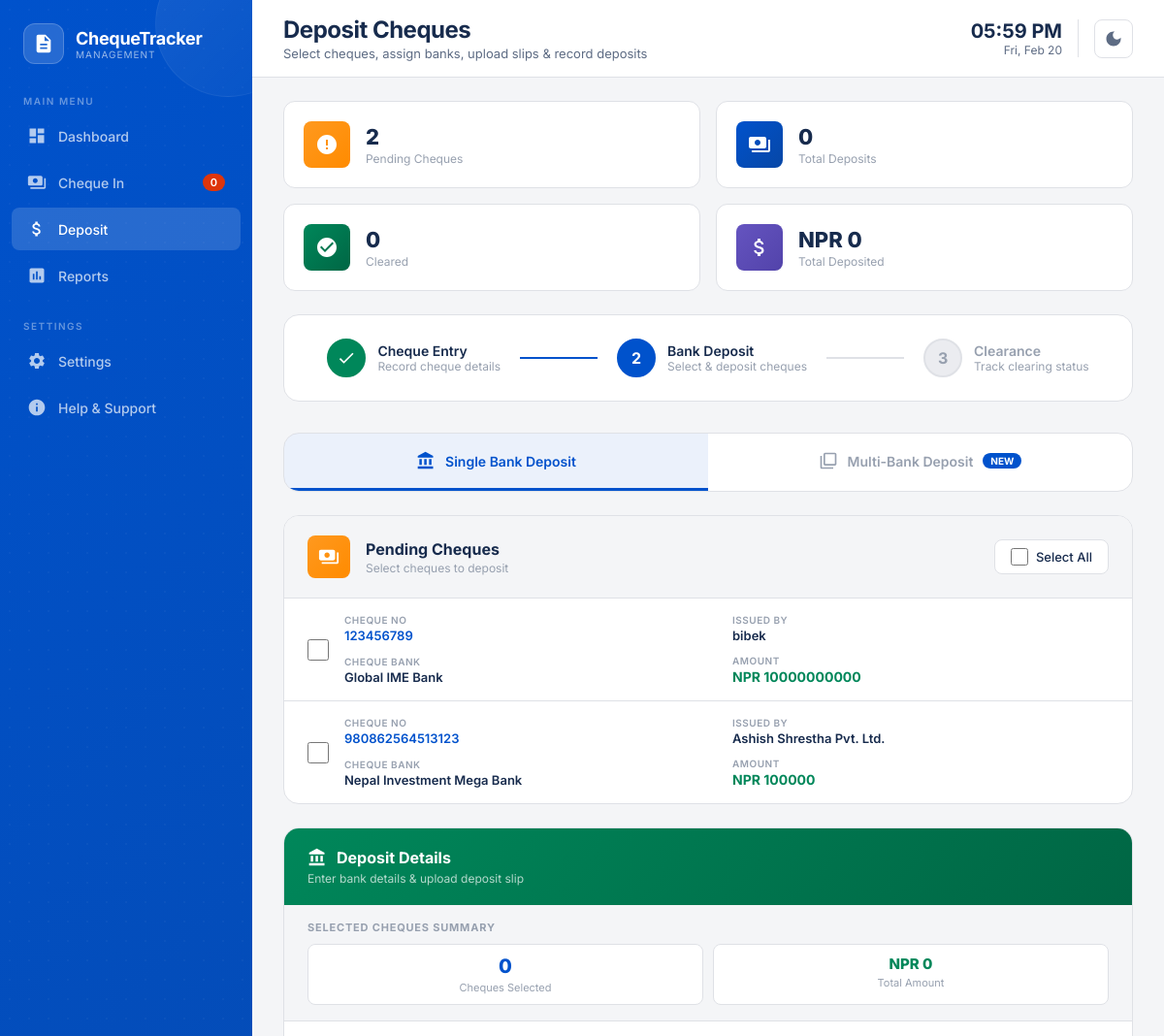
The page /deposit/ (signed in, upper part) on the database as committed earlier.
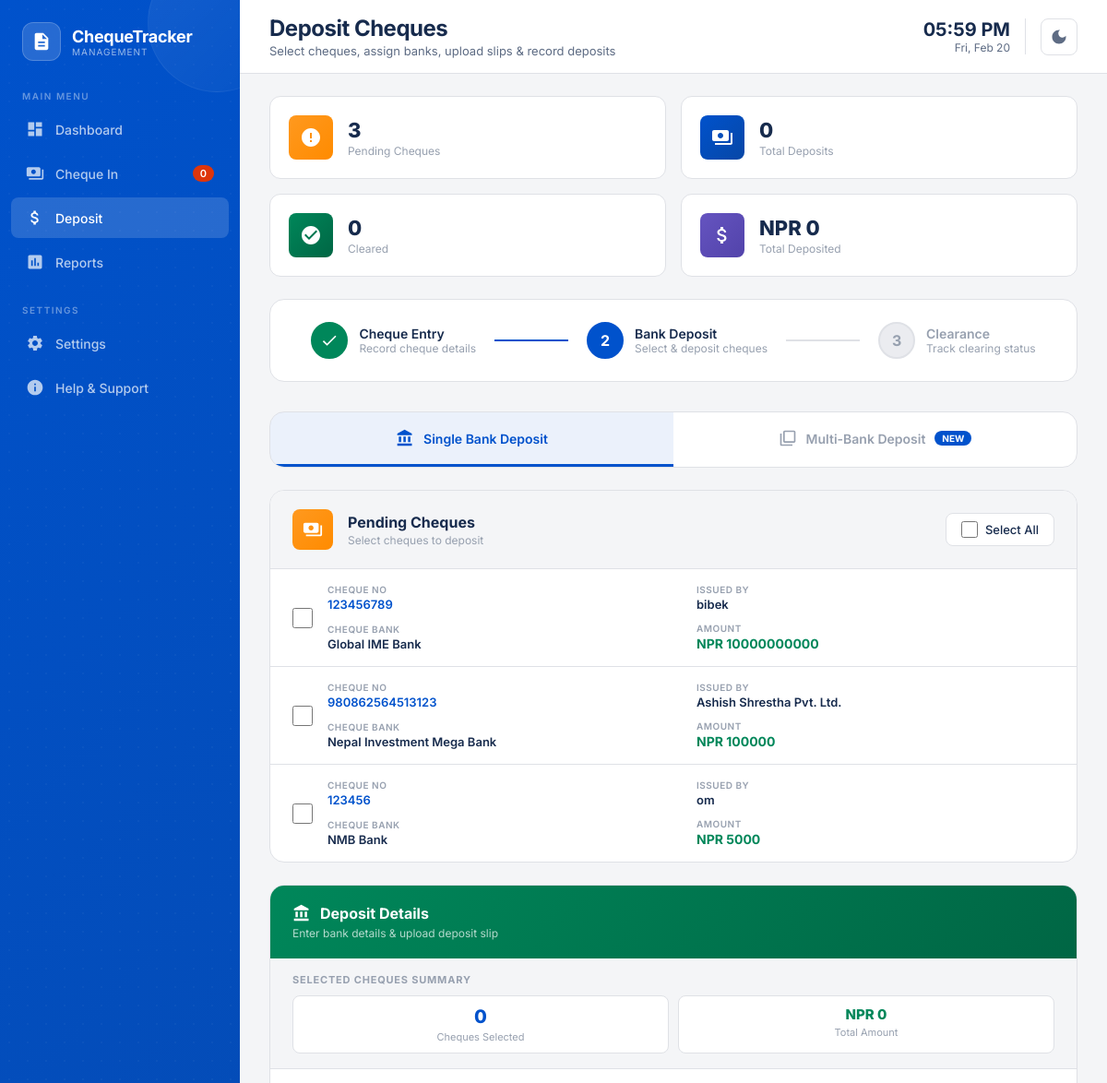
The same page on the database as committed later.
### main_app/models.py (models this page shows, shortened)
class cheque_details(models.Model):
     cheque_number = models.CharField(max_length=200)
     cheque_date=models.CharField(max_length=200)
     cheque_bank=models.CharField(max_length=200)
     account_name=models.CharField(max_length=200)
     payee_name=models.CharField(max_length=200)
     cheque_amount=models.CharField(max_length=200)
     remarks=models.CharField(max_length=200)

### main_app/views.py (the view)
# urls.py: path("deposit/",views.deposit_home,name="deposit"),
@login_required
def deposit_home(request):
    available_cheque=cheque_details.objects.all()
    cheque_deposits=cheque_deposit.objects.all()
    return render(request,"Deposit.html",{"available_cheque":available_cheque,"cheque_deposits":cheque_deposits})

### template/Deposit.html (shortened to what the changed rows need)
<!DOCTYPE html>
<html lang="en">
<head>
</head>
<body>
    <div class="main-wrapper">
        <header class="header">
            <div class="header-left">
                <h1 class="header-title">Deposit Cheques</h1>
            </div>
        </header>
        <main class="main-content">
            <div class="quick-stats">
                <div class="quick-stat-card">
                    <div class="quick-stat-content"><h4 id="statPending">{{ available_cheque|length }}</h4><p>Pending Cheques</p></div>
                </div>
            </div>
            <div class="content-layout">
                <div class="pending-cheques-section">
                    <div class="cheque-list" id="chequeList">
                        {% if available_cheque %}
                            {% for cheque in available_cheque %}
                            <div class="cheque-item"
                                 data-id="{{ cheque.id }}"
                                 data-cheque-no="{{ cheque.cheque_number }}"
                                 data-account-name="{{ cheque.account_name }}"
                                 data-cheque-bank="{{ cheque.cheque_bank }}"
                                 data-amount="{{ cheque.cheque_amount }}"
                                 onclick="toggleChequeSelection(this)">
                                <input type="checkbox" class="cheque-checkbox" onclick="event.stopPropagation()">
                                <div class="cheque-info">
                                    <div class="cheque-detail">
                                        <span class="cheque-detail-label">Cheque No</span>
                                        <span class="cheque-detail-value highlight">{{ cheque.cheque_number }}</span>
                                    </div>
                                    <div class="cheque-detail">
                                        <span class="cheque-detail-label">Issued By</span>
                                        <span class="cheque-detail-value">{{ cheque.account_name }}</span>
                                    </div>
                                    <div class="cheque-detail">
                                        <span class="cheque-detail-label">Cheque Bank</span>
                                        <span class="cheque-detail-value">{{ cheque.cheque_bank }}</span>
                                    </div>
                                    <div class="cheque-detail">
                                        <span class="cheque-detail-label">Amount</span>
                                        <span class="cheque-detail-value amount">NPR {{ cheque.cheque_amount }}</span>
                                    </div>
                                </div>
                            </div>
                            {% endfor %}
                        {% endif %}
                    </div>
                </div>
            </div>
        </main>
    </div>
</body>
</html>

Rows that differ between the two databases and show on the page:
added cheque_details: cheque_number "123456", account_name "om", cheque_bank "NMB Bank", cheque_amount "5000"
Other text that changed with them:
{{ available_cheque|length }}: "2" → "3"
